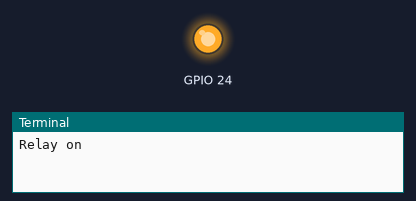
Simulated run of this program. Board: Raspberry Pi (BCM pin numbers). On the bench: output pins drawn as LEDs (lit = HIGH), the last lines printed to the terminal.

Above: at 5.0 s.
At 15.0 s:
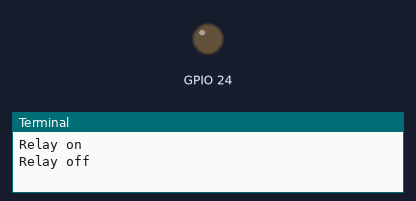
Timing chart, 0 to 26.0 s (numbered marks = the images above):
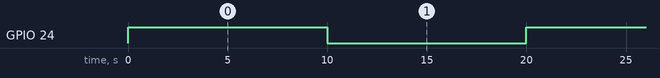

The program:

relay.py
```python
import RPi.GPIO as GPIO
import time

GPIO.setmode(GPIO.BCM)
GPIO.setup(24, GPIO.OUT)

while True:
    print "Relay on"
    GPIO.output(24, GPIO.HIGH)
    time.sleep(10)
    print "Relay off"
    GPIO.output(24, GPIO.LOW)
    time.sleep(10)
```

Measured:
- by itself, GPIO 24: alternates HIGH for 10.0 s and LOW for 10.0 s
